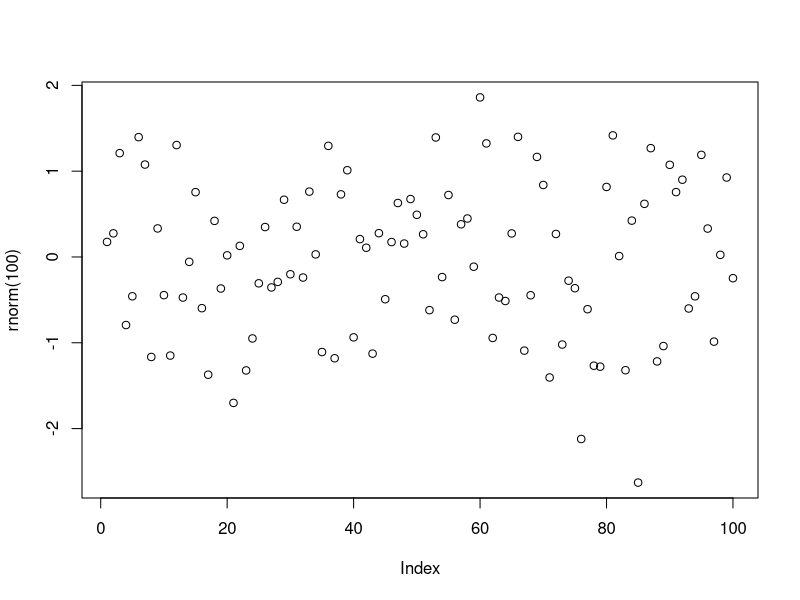

The R script that drew this image:
## ---- chunk 1
knitr::opts_chunk$set(echo = TRUE)
## ---- chunk 2
plot(rnorm(100))
## ---- chunk 3

file.show(paste(getwd(),"/RIB.pdf",sep=""), title="some title")

